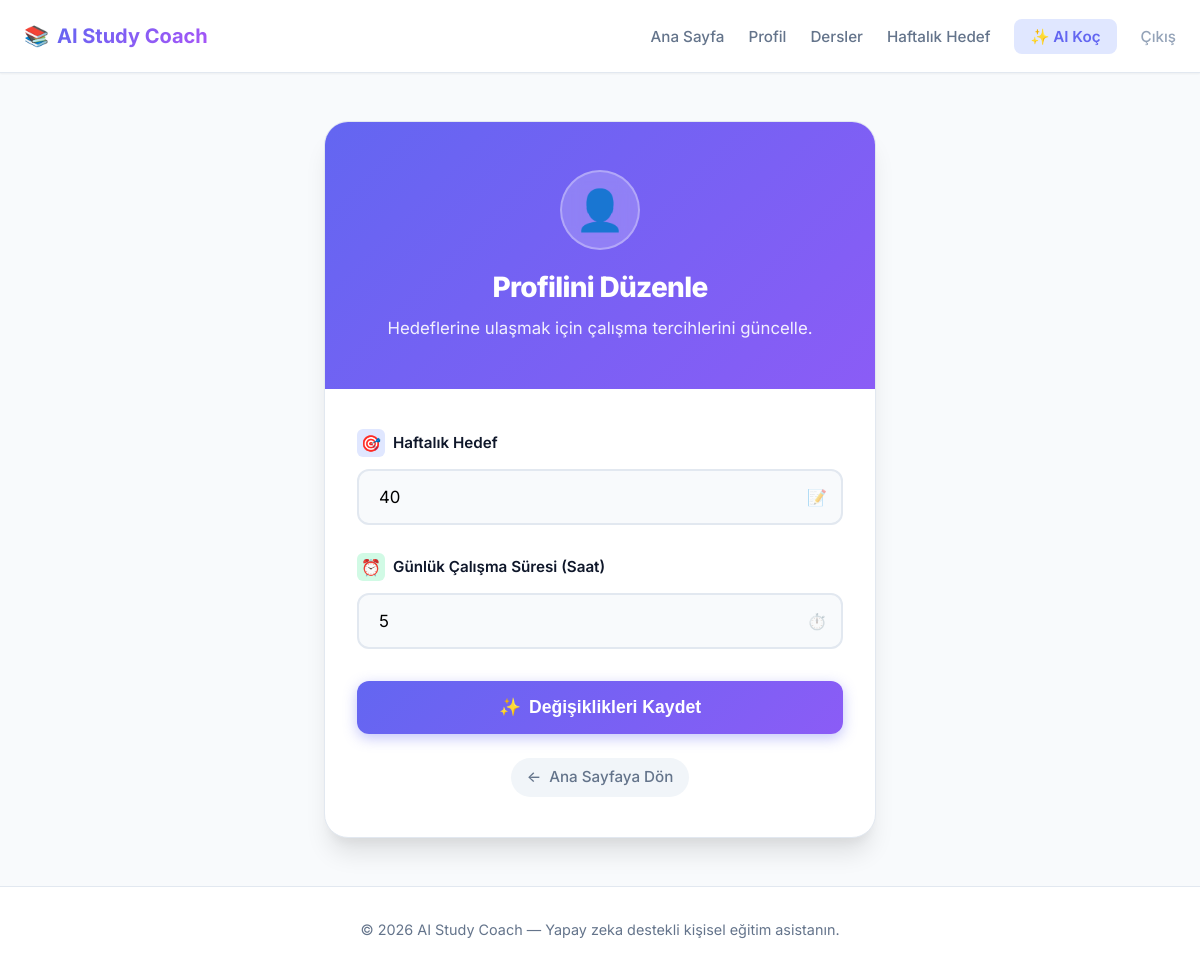
The page /profile/ (signed in) on the database as committed earlier.
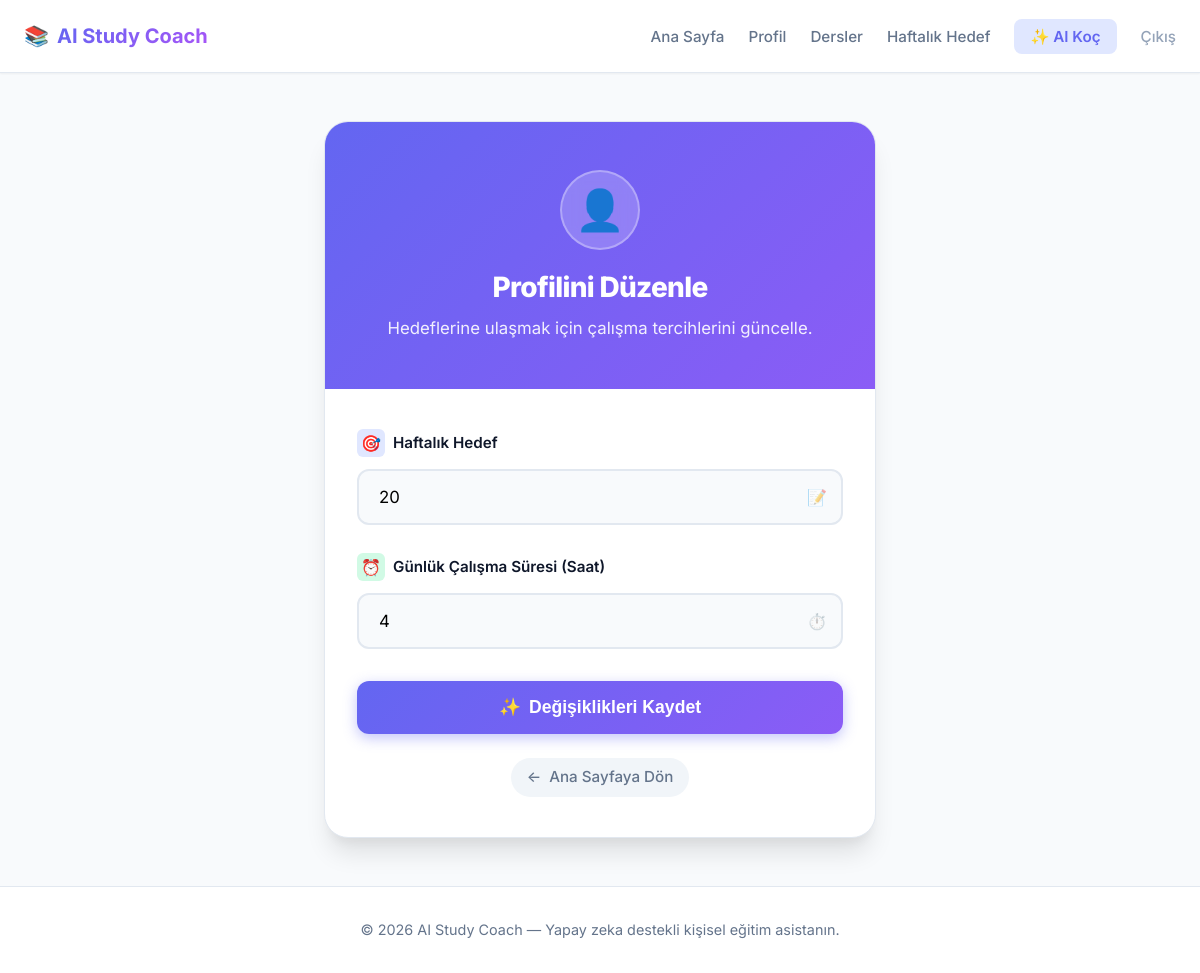
The same page on the database as committed later.
### core/models.py (models this page shows, shortened)
class Profile(models.Model):
    user = models.OneToOneField(User, on_delete=models.CASCADE)
    target_exam = models.CharField(max_length=100)
    daily_hours = models.IntegerField(default=4)
    selected_courses = models.ManyToManyField(Course, blank=True)
    course_topics = models.JSONField(default=dict, blank=True, null=True, verbose_name="Ders Konuları")
    weekly_goal = models.TextField(blank=True, null=True, verbose_name="Haftalık Hedef")

### core/views.py (the view)
# urls.py: path('profile/', views.profile_view, name='profile'),
@login_required
def profile_view(request):
    try:
        profile, _ = Profile.objects.get_or_create(user=request.user)
    except Exception:
        logger.exception("Error accessing profile for user=%s", request.user)
        messages.error(request, "Profil bilgileri yüklenemedi.")
        return redirect("home")
    if request.method == "POST":
        form = ProfileForm(request.POST, instance=profile)
        if form.is_valid():
            try:
                profile = form.save(commit=False)
                profile.user = request.user
                profile.save()
                form.save_m2m()
                messages.success(request, "Profil bilgileriniz güncellendi.")
                return redirect("home")
            except Exception:
                logger.exception("Error saving profile for user=%s", request.user)
                messages.error(
                    request,
                    "Profil kaydedilirken bir hata oluştu. Lütfen tekrar deneyin.",
                )
    else:
        form = ProfileForm(instance=profile)
    return render(request, "profile.html", {"form": form})

### core/forms.py
class ProfileForm(forms.ModelForm):
    class Meta:
        model = Profile
        fields = ['target_exam', 'daily_hours']
        labels = {
            'target_exam': 'Haftalık Hedef',
            'daily_hours': 'Günlük Çalışma Saati',
        }

### templates/profile.html (shortened to what this page needs)
{% extends 'base.html' %}
{% block content %}
<div style="max-width: 600px; margin: 3rem auto; padding: 0 1.5rem;">
    <div
        style="background: var(--color-surface); border-radius: var(--radius-2xl); box-shadow: var(--shadow-xl); border: 1px solid var(--color-border); overflow: hidden;">
        <div
            style="background: linear-gradient(135deg, var(--color-primary), #8b5cf6); padding: 3rem 2rem; text-align: center; color: white;">
            <div
                style="width: 80px; height: 80px; background: rgba(255,255,255,0.2); border-radius: 50%; display: flex; align-items: center; justify-content: center; font-size: 2.5rem; margin: 0 auto 1rem; backdrop-filter: blur(10px); border: 2px solid rgba(255,255,255,0.3);">
                👤
            </div>
            <h2 style="font-size: 1.75rem; font-weight: 800; margin-bottom: 0.5rem; letter-spacing: -0.025em;">Profilini
                Düzenle</h2>
            <p style="opacity: 0.9; font-size: 1.05rem;">Hedeflerine ulaşmak için çalışma tercihlerini güncelle.</p>
        </div>
        <div style="padding: 2.5rem 2rem;">
            <form method="POST">
                <div class="input-group" style="margin-bottom: 1.75rem;">
                    <label for="{{ form.target_exam.id_for_label }}"
                        style="display: flex; align-items: center; gap: 0.5rem; font-size: 0.95rem; font-weight: 600; color: var(--color-text-main); margin-bottom: 0.75rem;">
                        <span
                            style="background: var(--color-primary-light); color: var(--color-primary); width: 28px; height: 28px; border-radius: 6px; display: inline-flex; align-items: center; justify-content: center; font-size: 1rem;">🎯</span>
                        Haftalık Hedef
                    </label>
                    <div style="position: relative;">
                        {{ form.target_exam }}
                        <div
                            style="position: absolute; right: 1rem; top: 50%; transform: translateY(-50%); pointer-events: none; opacity: 0.5;">
                            📝</div>
                    </div>
                </div>
                <div class="input-group" style="margin-bottom: 2rem;">
                    <label for="{{ form.daily_hours.id_for_label }}"
                        style="display: flex; align-items: center; gap: 0.5rem; font-size: 0.95rem; font-weight: 600; color: var(--color-text-main); margin-bottom: 0.75rem;">
                        <span
                            style="background: #d1fae5; color: #10b981; width: 28px; height: 28px; border-radius: 6px; display: inline-flex; align-items: center; justify-content: center; font-size: 1rem;">⏰</span>
                        Günlük Çalışma Süresi (Saat)
                    </label>
                    <div style="position: relative;">
                        {{ form.daily_hours }}
                        <div
                            style="position: absolute; right: 1rem; top: 50%; transform: translateY(-50%); pointer-events: none; opacity: 0.5;">
                            ⏱️</div>
                    </div>
                </div>
                <button type="submit"
                    style="width: 100%; padding: 1rem; background: linear-gradient(135deg, var(--color-primary), #8b5cf6); color: white; border: none; border-radius: var(--radius-lg); font-size: 1.1rem; font-weight: 700; cursor: pointer; display: flex; align-items: center; justify-content: center; gap: 0.5rem; transition: transform 0.2s, box-shadow 0.2s; box-shadow: 0 4px 14px 0 rgba(99, 102, 241, 0.39);">
                    <span>✨</span> Değişiklikleri Kaydet
                </button>
                <div style="text-align: center; margin-top: 1.5rem;">
                    <a href="{% url 'home' %}"
                        style="display: inline-flex; align-items: center; gap: 0.5rem; color: var(--color-text-muted); font-size: 0.95rem; font-weight: 500; transition: color 0.2s; padding: 0.5rem 1rem; border-radius: 99px; background: var(--color-secondary); text-decoration: none;">
                        <span>←</span> Ana Sayfaya Dön
                    </a>
                </div>
            </form>
        </div>
    </div>
</div>
{% endblock %}

### templates/base.html (shortened to what this page needs)
{% load static %}
<!DOCTYPE html>
<html lang="tr">
<head>
    <link rel="stylesheet" href="{% static 'css/style.css' %}">
</head>
<body>
    <header class="navbar">
        <div class="navbar-inner">
            <a href="{% url 'home' %}" class="logo">
                <span class="logo-icon">📚</span>
                <span class="logo-text">AI Study Coach</span>
            </a>
            <nav>
                <ul class="nav-links">
                    <li><a href="{% url 'home' %}" class="nav-link">Ana Sayfa</a></li>
                    {% if user.is_authenticated %}
                    <li><a href="{% url 'profile' %}" class="nav-link">Profil</a></li>
                    <li><a href="{% url 'subjects' %}" class="nav-link">Dersler</a></li>
                    <li><a href="{% url 'weekly_goal' %}" class="nav-link">Haftalık Hedef</a></li>
                    <li><a href="{% url 'ai_coach' %}" class="nav-link nav-link--accent">✨ AI Koç</a></li>
                    <li><a href="{% url 'logout' %}" class="nav-link nav-link--muted">Çıkış</a></li>
                    {% else %}
                    <li><a href="{% url 'login' %}" class="nav-link">Giriş Yap</a></li>
                    <li><a href="{% url 'register' %}" class="nav-link nav-link--accent">Kayıt Ol</a></li>
                    {% endif %}
                </ul>
            </nav>
        </div>
    </header>
    <main class="content">
        {% block content %}
        {% endblock %}
    </main>
    <footer class="site-footer">
        <p>© 2026 AI Study Coach — Yapay zeka destekli kişisel eğitim asistanın.</p>
    </footer>
</body>
</html>

### static/css/style.css (style rules this page uses)
:root { --color-bg: #f8fafc; --color-surface: #ffffff; --color-text-main: #0f172a; --color-text-muted: #64748b; --color-border: #e2e8f0; --color-primary: #6366f1; --color-primary-hover: #4f46e5; --color-primary-light: #e0e7ff; --color-secondary: #f1f5f9; --color-secondary-hover: #e2e8f0; --color-success: #10b981; --color-success-bg: #d1fae5; --color-error: #ef4444; --color-error-bg: #fee2e2; --color-warning: #f59e0b; --color-warning-bg: #fef3c7; --color-info: #3b82f6; --color-info-bg: #dbeafe; --shadow-sm: 0 1px 2px 0 rgba(0, 0, 0, 0.05); --shadow-md: 0 4px 6px -1px rgba(0, 0, 0, 0.1), 0 2px 4px -1px rgba(0, 0, 0, 0.06); --shadow-lg: 0 10px 15px -3px rgba(0, 0, 0, 0.1), 0 4px 6px -2px rgba(0, 0, 0, 0.05); --shadow-xl: 0 20px 25px -5px rgba(0, 0, 0, 0.1), 0 10px 10px -5px rgba(0, 0, 0, 0.04); --radius-md: 0.5rem; --radius-lg: 0.75rem; --radius-xl: 1rem; --radius-2xl: 1.5rem; --font-family: 'Inter', system-ui, -apple-system, sans-serif; }
* { margin: 0; padding: 0; box-sizing: border-box; }
body { font-family: var(--font-family); background-color: var(--color-bg); color: var(--color-text-main); display: flex; flex-direction: column; min-height: 100vh; line-height: 1.5; -webkit-font-smoothing: antialiased; }
a { text-decoration: none; color: inherit; }
.content { flex: 1; width: 100%; }
.navbar { background-color: var(--color-surface); border-bottom: 1px solid var(--color-border); position: sticky; top: 0; z-index: 50; box-shadow: var(--shadow-sm); }
.navbar-inner { max-width: 1200px; margin: 0 auto; padding: 0 1.5rem; height: 4.5rem; display: flex; justify-content: space-between; align-items: center; }
.logo { display: flex; align-items: center; gap: 0.5rem; font-size: 1.25rem; font-weight: 700; color: var(--color-text-main); }
.logo-text { background: linear-gradient(135deg, var(--color-primary), #a855f7); -webkit-background-clip: text; background-clip: text; -webkit-text-fill-color: transparent; }
.nav-links { display: flex; list-style: none; gap: 1.5rem; align-items: center; }
.nav-link { font-size: 0.95rem; font-weight: 500; color: var(--color-text-muted); transition: color 0.2s; }
.nav-link--accent { background-color: var(--color-primary-light); color: var(--color-primary); padding: 0.5rem 1rem; border-radius: var(--radius-md); font-weight: 600; }
.nav-link--muted { color: #94a3b8; }
.input-group { margin-bottom: 1.5rem; }
.input-group label { display: block; font-size: 0.9rem; font-weight: 500; margin-bottom: 0.5rem; color: var(--color-text-muted); }
.input-group input, .input-group select, .input-group textarea { width: 100%; padding: 0.75rem 1rem; font-family: var(--font-family); font-size: 0.95rem; border: 1px solid var(--color-border); border-radius: var(--radius-md); background-color: #f8fafc; transition: border-color 0.2s, box-shadow 0.2s; }
.site-footer { text-align: center; padding: 2rem; margin-top: auto; color: var(--color-text-muted); font-size: 0.9rem; border-top: 1px solid var(--color-border); background: var(--color-surface); }

### templates/profile.html (style rules this page uses)
.input-group input { border-radius: var(--radius-lg); border: 2px solid var(--color-border); padding: 1rem 1rem 1rem 1.25rem; font-size: 1.05rem; background: #f8fafc; transition: all 0.2s ease; width: 100%; box-sizing: border-box; }

Rows that differ between the two databases and show on the page:
changed Profile: target_exam "40" → "20"; daily_hours "5" → "4"
